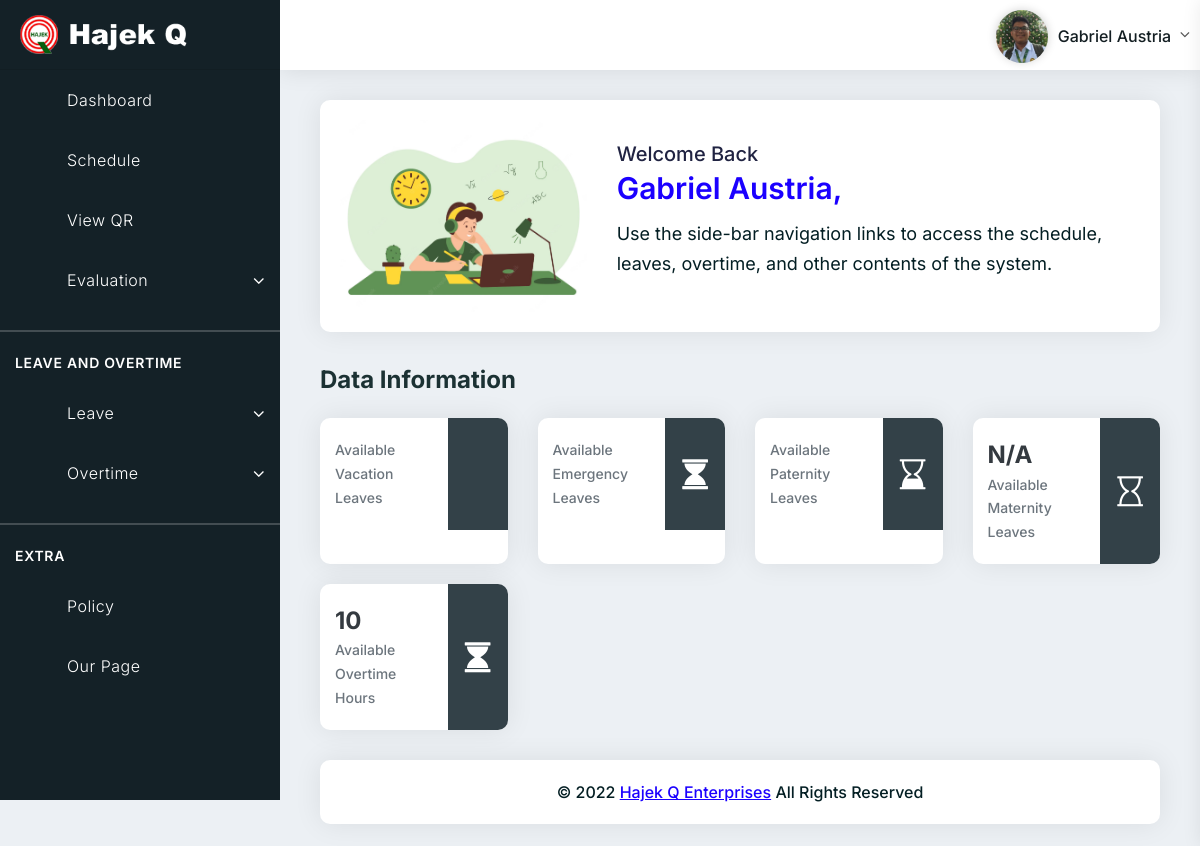
/staff/index.php (signed in), run on the app's committed database.
### tables this page shows
CREATE TABLE `tblemployees` (
  `emp_id` int(11) NOT NULL,
  `qr_id` varchar(15) NOT NULL,
  `FirstName` varchar(150) NOT NULL,
  `LastName` varchar(150) NOT NULL,
  `EmailId` varchar(200) NOT NULL,
  `Password` varchar(180) NOT NULL,
  `Gender` varchar(100) NOT NULL,
  `Dob` varchar(100) NOT NULL,
  `Department` varchar(255) NOT NULL,
  `Address` varchar(255) NOT NULL,
  `Av_leave` varchar(150) NOT NULL,
  `Av_overtime` varchar(150) NOT NULL,
  `Phonenumber` char(11) NOT NULL,
  `Status` int(1) NOT NULL,
  `RegDate` timestamp NOT NULL DEFAULT current_timestamp(),
  `role` varchar(30) NOT NULL,
  `location` varchar(200) NOT NULL
);

### includes/session.php (called while the page is built, shortened)
<?php
$session_id=$_SESSION['alogin'];
?>

### staff/index.php (the view, shortened to what this page needs)
<?php include('includes/header.php')?>
<?php include('../includes/session.php')?>
<body>
	<?php include('includes/navbar.php')?>
	<?php include('includes/left_sidebar.php')?>
	<div class="main-container">
		<div class="pd-ltr-20">
			<div class="card-box pd-20 height-100-p mb-30">
				<div class="row align-items-center">
					<div class="col-md-4 user-icon">
						<img src="../vendors/images/banner-img1.png" alt="">
					</div>
					<div class="col-md-8">
						<?php $query= mysqli_query($conn,"select * from tblemployees where emp_id = '$session_id'")or die(mysqli_error());
								$row = mysqli_fetch_array($query);
						?>
						<h4 class="font-20 weight-500 mb-10 text-capitalize">
							Welcome back <div class="weight-600 font-30 text-blue"><?php echo $row['FirstName']. " " .$row['LastName']; ?>,</div>
						</h4>
						<p class="font-18 max-width-600">Use the side-bar navigation links to access the schedule, leaves, overtime, and other contents of the system.</p>
					</div>
				</div>
			</div>
			<div class="title pb-20">
			<h2 class="h3 mb-0">Data Information</h2>
			</div>
			<div class="row pb-10">
				<div class="col-xl-3 col-lg-3 col-md-6 mb-20">
					<div class="card-box height-100-p widget-style3">
						<div class="d-flex flex-wrap">
							<div class="widget-data">
								<div class="font-14 text-secondary weight-500">Available Vacation Leaves</div>
							</div>
							<div class="widget-icon">
								<div class="icon" data-color="#00eccf"><i class="icon-copy dw dw-user-2"></i></div>
							</div>
						</div>
					</div>
				</div>
				<div class="col-xl-3 col-lg-3 col-md-6 mb-20">
					<div class="card-box height-100-p widget-style3">
						<div class="d-flex flex-wrap">
							<div class="widget-data">
								<div class="font-14 text-secondary weight-500">Available Emergency Leaves</div>
							</div>
							<div class="widget-icon">
								<div class="icon" data-color="#09cc06"><span class="icon-copy fa fa-hourglass"></span></div>
							</div>
						</div>
					</div>
				</div>
				<div class="col-xl-3 col-lg-3 col-md-6 mb-20">
					<div class="card-box height-100-p widget-style3">
						<div class="d-flex flex-wrap">
							<div class="widget-data">
								<div class="font-14 text-secondary weight-500">Available Paternity Leaves</div>
							</div>
							<div class="widget-icon">
								<div class="icon"><i class="icon-copy fa fa-hourglass-end" aria-hidden="true"></i></div>
							</div>
						</div>
					</div>
				</div>
				<div class="col-xl-3 col-lg-3 col-md-6 mb-20">
					<div class="card-box height-100-p widget-style3">
						<div class="d-flex flex-wrap">
							<div class="widget-data">
								<div class="weight-700 font-24 text-dark">
								<?php
									$gender = $row['Gender'];
									if($gender == "Female" || $gender == "female"){
										echo $row['Leave_Maternity'];
									}else{
										echo "N/A";
									}
								?>
								</div>
								<div class="font-14 text-secondary weight-500">Available Maternity Leaves</div>
							</div>
							<div class="widget-icon">
								<div class="icon" data-color="#ff5b5b"><i class="icon-copy fa fa-hourglass-o" aria-hidden="true"></i></div>
							</div>
						</div>
					</div>
				</div>
				<div class="col-xl-3 col-lg-3 col-md-6 mb-20">
					<div class="card-box height-100-p widget-style3">
						<div class="d-flex flex-wrap">
							<div class="widget-data">
								<div class="weight-700 font-24 text-dark">
								<?php echo $row['Av_overtime'];?>
								</div>
								<div class="font-14 text-secondary weight-500">Available Overtime Hours</div>
							</div>
							<div class="widget-icon">
								<div class="icon" data-color="#09cc06"><span class="icon-copy fa fa-hourglass"></span></div>
							</div>
						</div>
					</div>
				</div>
			</div>
			<?php include('includes/footer.php'); ?>
		</div>
	</div>
</body>
</html>

### staff/includes/navbar.php (shortened to what this page needs)
<div class="header">
		<div class="header-left">
		</div>
		<div class="header-right">
			<div class="dashboard-setting user-notification">
				<div class="dropdown">
					<a class="dropdown-toggle no-arrow" href="javascript:;" data-toggle="right-sidebar">
						<i class="dw dw-settings2"></i>
					</a>
				</div>
			</div>
			<div class="user-info-dropdown">
				<div class="dropdown">
					<?php $query= mysqli_query($conn,"select * from tblemployees where emp_id = '$session_id'")or die(mysqli_error());
								$row = mysqli_fetch_array($query);
						?>
					<a class="dropdown-toggle" href="#" role="button" data-toggle="dropdown">
						<span class="user-icon">
							<img src="<?php echo (!empty($row['location'])) ? '../uploads/'.$row['location'] : '../uploads/NO-IMAGE-AVAILABLE.jpg'; ?>" alt="">
						</span>
						<span class="user-name"><?php echo $row['FirstName']. " " .$row['LastName']; ?></span>
					</a>
				</div>
			</div>
		</div>
	</div>

### data on the page
tblemployees: location (picture), FirstName "Gabriel", LastName "Austria", Av_overtime "10"
